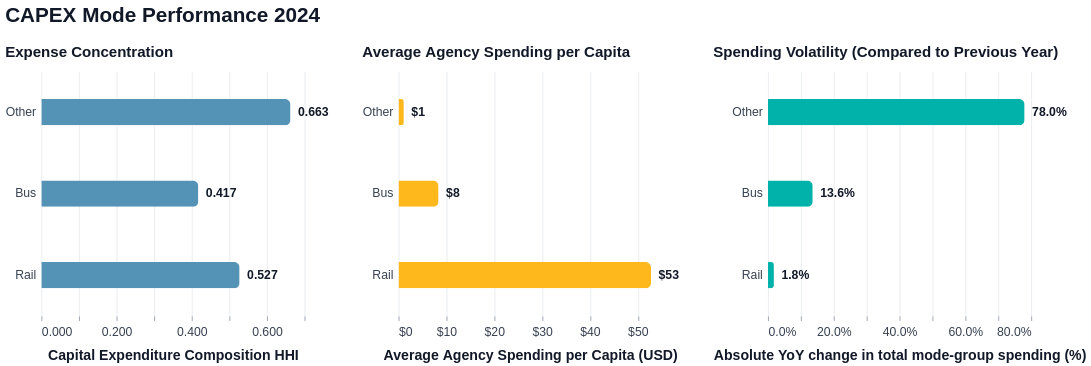

Notebook code for this chart:
### Code cell
scorecard = df_capex[df_capex["year"] == 2024].drop_duplicates("mode_group")

capex_scorecard = mode_report_chart.plot_scorecard(
    scorecard,
    metrics=["hhi", "per_capita", "volatility"],
    group_column="mode_group",
    titles=[
        "Expense Concentration",
        "Average Agency Spending per Capita",
        "Spending Volatility (Compared to Previous Year)",
    ],
    x_labels=[
        "Capital Expenditure Composition HHI",
        "Average Agency Spending per Capita (USD)",
        "Absolute YoY change in total mode-group spending (%)",
    ],
    formats=[".3f", "$,.0f", ".1%"],
    main_title="CAPEX Mode Performance 2024",
).configure_axis(**mode_report_chart.ALT_AXIS_CONFIG)

capex_scorecard

### Figure 1 — Vega specification as saved in the notebook (floating-point values rounded to 4 significant figures)
{"$schema": "https://vega.github.io/schema/vega/v6.json", "data": [{"name": "source_0"}, {"name": "data_1", "values": [{"mode_group": "Other", "hhi": 0.6626, "__index_level_0__": 8, "y_mode_group_sort_index": 0.0, "hhi_end": 0.6626, "hhi_start": 0.0}, {"mode_group": "Bus", "hhi": 0.4175, "__index_level_0__": 50, "y_mode_group_sort_index": 1.0, "hhi_end": 0.4175, "hhi_start": 0.0}, {"mode_group": "Rail", "hhi": 0.5272, "__index_level_0__": 543, "y_mode_group_sort_index": 2.0, "hhi_end": 0.5272, "hhi_start": 0.0}]}, {"name": "data_2", "values": [{"hhi": 0.6626, "mode_group": "Other"}, {"hhi": 0.4175, "mode_group": "Bus"}, {"hhi": 0.5272, "mode_group": "Rail"}]}, {"name": "source_1"}, {"name": "data_4", "values": [{"mode_group": "Other", "per_capita": 1.098, "__index_level_0__": 8, "y_mode_group_sort_index": 0.0, "per_capita_end": 1.098, "per_capita_start": 0.0}, {"mode_group": "Bus", "per_capita": 8.359, "__index_level_0__": 50, "y_mode_group_sort_index": 1.0, "per_capita_end": 8.359, "per_capita_start": 0.0}, {"mode_group": "Rail", "per_capita": 52.76, "__index_level_0__": 543, "y_mode_group_sort_index": 2.0, "per_capita_end": 52.76, "per_capita_start": 0.0}]}, {"name": "data_5", "values": [{"mode_group": "Other", "per_capita": 1.098}, {"mode_group": "Bus", "per_capita": 8.359}, {"mode_group": "Rail", "per_capita": 52.76}]}, {"name": "source_2"}, {"name": "data_7", "values": [{"mode_group": "Other", "volatility": 0.78, "__index_level_0__": 8, "y_mode_group_sort_index": 0.0, "volatility_end": 0.78, "volatility_start": 0.0}, {"mode_group": "Bus", "volatility": 0.136, "__index_level_0__": 50, "y_mode_group_sort_index": 1.0, "volatility_end": 0.136, "volatility_start": 0.0}, {"mode_group": "Rail", "volatility": 0.01801, "__index_level_0__": 543, "y_mode_group_sort_index": 2.0, "volatility_end": 0.01801, "volatility_start": 0.0}]}, {"name": "data_8", "values": [{"mode_group": "Other", "volatility": 0.78}, {"mode_group": "Bus", "volatility": 0.136}, {"mode_group": "Rail", "volatility": 0.01801}]}, {"name": "source_0_concat_0_y_domain_mode_group", "values": [{"mode_group": "Other", "sort_field": 0.0}, {"mode_group": "Bus", "sort_field": 1.0}, {"mode_group": "Rail", "sort_field": 2.0}]}, {"name": "source_1_concat_1_y_domain_mode_group", "values": [{"mode_group": "Other", "sort_field": 0.0}, {"mode_group": "Bus", "sort_field": 1.0}, {"mode_group": "Rail", "sort_field": 2.0}]}, {"name": "source_2_concat_2_y_domain_mode_group", "values": [{"mode_group": "Other", "sort_field": 0.0}, {"mode_group": "Bus", "sort_field": 1.0}, {"mode_group": "Rail", "sort_field": 2.0}]}], "signals": [{"name": "childWidth", "value": 280}], "marks": [{"type": "group", "name": "concat_0_group", "encode": {"update": {"width": {"signal": "childWidth"}, "height": {"signal": "height"}}}, "marks": [{"type": "group", "from": {"facet": {"data": "data_1", "name": "stack_group_concat_0_layer_0_main", "groupby": ["mode_group"], "aggregate": {"fields": ["hhi_start", "hhi_start", "hhi_end", "hhi_end"], "ops": ["min", "max", "min", "max"]}}}, "encode": {"update": {"height": {"value": 28}, "yc": {"field": "mode_group", "scale": "concat_0_y", "band": 0.5}, "cornerRadiusTopRight": {"value": 6}, "x2": {"signal": "max(scale('concat_0_x',datum[\"min_hhi_start\"]),scale('concat_0_x',datum[\"max_hhi_start\"]),scale('concat_0_x',datum[\"min_hhi_end\"]),scale('concat_0_x',datum[\"max_hhi_end\"]))"}, "clip": {"value": true}, "x": {"signal": "min(scale('concat_0_x',datum[\"min_hhi_start\"]),scale('concat_0_x',datum[\"max_hhi_start\"]),scale('concat_0_x',datum[\"min_hhi_end\"]),scale('concat_0_x',datum[\"max_hhi_end\"]))"}, "cornerRadiusBottomRight": {"value": 6}}}, "marks": [{"type": "group", "encode": {"update": {"height": {"field": {"signal": null, "datum": null, "group": "height", "parent": null}}, "x": {"field": {"signal": null, "datum": null, "group": "x", "parent": null}, "mult": -1}}}, "marks": [{"type": "rect", "name": "concat_0_layer_0_marks", "from": {"data": "stack_group_concat_0_layer_0_main"}, "encode": {"update": {"fill": {"value": "#5493B6"}, "x": {"field": "hhi_end", "scale": "concat_0_x"}, "tooltip": {"signal": "{\"mode_group\": isValid(datum[\"mode_group\"]) ? isArray(datum[\"mode_group\"]) ? join(datum[\"mode_group\"], '\\n') : datum[\"mode_group\"] : \"\"+datum[\"mode_group\"], \"Expense Concentration\": format(datum[\"hhi\"], \".3f\")}"}, "x2": {"field": "hhi_start", "scale": "concat_0_x"}, "height": {"field": {"signal": null, "datum": null, "group": "height", "parent": null}}}}, "style": ["bar"]}]}]}, {"type": "text", "name": "concat_0_layer_1_marks", "from": {"data": "data_2"}, "encode": {"update": {"align": {"value": "left"}, "font": {"value": "Century Gothic, Helvetica, Arial, sans-serif"}, "dx": {"value": 8}, "fontSize": {"value": 13}, "text": {"signal": "format(datum[\"hhi\"], \".3f\")"}, "y": {"field": "mode_group", "scale": "concat_0_y", "band": 0.5}, "x": {"field": "hhi", "scale": "concat_0_x"}, "fill": {"value": "#111827"}, "fontWeight": {"value": 600}, "baseline": {"value": "middle"}}}, "style": ["text"]}], "axes": [{"scale": "concat_0_x", "gridOpacity": 0.8, "gridColor": "#E5E7EB", "orient": "bottom", "maxExtent": 0, "labels": false, "ticks": false, "zindex": 0, "grid": true, "domain": false, "aria": false, "minExtent": 0, "tickCount": {"signal": "ceil(childWidth/40)"}, "gridScale": "concat_0_y"}, {"scale": "concat_0_x", "labelPadding": 6, "titleFont": "Arial", "zindex": 0, "labelColor": "#374151", "labelOverlap": true, "format": ".3f", "titleFontSize": 15, "tickColor": "#9CA3AF", "orient": "bottom", "labelFont": "Arial", "domainColor": "#9CA3AF", "labelFontWeight": 500, "titleColor": "#111827", "titlePadding": 10, "domain": false, "tickCount": {"signal": "ceil(childWidth/40)"}, "grid": false, "titleFontWeight": 600, "labelFlush": true, "labelFontSize": 13, "title": "Capital Expenditure Composition HHI"}, {"scale": "concat_0_y", "labelFontWeight": 500, "domain": false, "labelFont": "Arial", "labelFontSize": 13, "labelPadding": 6, "ticks": false, "zindex": 0, "grid": false, "orient": "left", "labelColor": "#374151"}], "title": {"text": "Expense Concentration", "anchor": "start", "subtitleFontSize": 12, "subtitleFont": "Century Gothic, Helvetica, Arial, sans-serif", "subtitleColor": "#374151", "subtitle": "", "font": "Century Gothic, Helvetica, Arial, sans-serif", "fontWeight": 600, "color": "#111827", "fontSize": 16, "offset": 12}, "style": "cell"}, {"type": "group", "name": "concat_1_group", "encode": {"update": {"height": {"signal": "height"}, "width": {"signal": "childWidth"}}}, "marks": [{"type": "group", "from": {"facet": {"data": "data_4", "name": "stack_group_concat_1_layer_0_main", "groupby": ["mode_group"], "aggregate": {"fields": ["per_capita_start", "per_capita_start", "per_capita_end", "per_capita_end"], "ops": ["min", "max", "min", "max"]}}}, "encode": {"update": {"clip": {"value": true}, "height": {"value": 28}, "cornerRadiusBottomRight": {"value": 6}, "yc": {"field": "mode_group", "scale": "concat_1_y", "band": 0.5}, "x2": {"signal": "max(scale('concat_1_x',datum[\"min_per_capita_start\"]),scale('concat_1_x',datum[\"max_per_capita_start\"]),scale('concat_1_x',datum[\"min_per_capita_end\"]),scale('concat_1_x',datum[\"max_per_capita_end\"]))"}, "cornerRadiusTopRight": {"value": 6}, "x": {"signal": "min(scale('concat_1_x',datum[\"min_per_capita_start\"]),scale('concat_1_x',datum[\"max_per_capita_start\"]),scale('concat_1_x',datum[\"min_per_capita_end\"]),scale('concat_1_x',datum[\"max_per_capita_end\"]))"}}}, "marks": [{"type": "group", "encode": {"update": {"x": {"field": {"signal": null, "datum": null, "group": "x", "parent": null}, "mult": -1}, "height": {"field": {"signal": null, "datum": null, "group": "height", "parent": null}}}}, "marks": [{"type": "rect", "name": "concat_1_layer_0_marks", "from": {"data": "stack_group_concat_1_layer_0_main"}, "encode": {"update": {"x2": {"field": "per_capita_start", "scale": "concat_1_x"}, "fill": {"value": "#FFB81C"}, "tooltip": {"signal": "{\"mode_group\": isValid(datum[\"mode_group\"]) ? isArray(datum[\"mode_group\"]) ? join(datum[\"mode_group\"], '\\n') : datum[\"mode_group\"] : \"\"+datum[\"mode_group\"], \"Average Agency Spending per Capita\": format(datum[\"per_capita\"], \"$,.0f\")}"}, "x": {"field": "per_capita_end", "scale": "concat_1_x"}, "height": {"field": {"signal": null, "datum": null, "group": "height", "parent": null}}}}, "style": ["bar"]}]}]}, {"type": "text", "name": "concat_1_layer_1_marks", "from": {"data": "data_5"}, "encode": {"update": {"x": {"field": "per_capita", "scale": "concat_1_x"}, "align": {"value": "left"}, "font": {"value": "Century Gothic, Helvetica, Arial, sans-serif"}, "fontSize": {"value": 13}, "fill": {"value": "#111827"}, "text": {"signal": "format(datum[\"per_capita\"], \"$,.0f\")"}, "fontWeight": {"value": 600}, "baseline": {"value": "middle"}, "y": {"field": "mode_group", "scale": "concat_1_y", "band": 0.5}, "dx": {"value": 8}}}, "style": ["text"]}], "axes": [{"scale": "concat_1_x", "gridColor": "#E5E7EB", "labels": false, "aria": false, "ticks": false, "orient": "bottom", "minExtent": 0, "zindex": 0, "gridScale": "concat_1_y", "maxExtent": 0, "domain": false, "grid": true, "tickCount": {"signal": "ceil(childWidth/40)"}, "gridOpacity": 0.8}, {"scale": "concat_1_x", "labelColor": "#374151", "zindex": 0, "format": "$,.0f", "labelFontSize": 13, "labelFontWeight": 500, "title": "Average Agency Spending per Capita (USD)", "labelFont": "Arial", "tickColor": "#9CA3AF", "titleFont": "Arial", "titleFontWeight": 600, "labelFlush": true, "tickCount": {"signal": "ceil(childWidth/40)"}, "domain": false, "orient": "bottom", "titlePadding": 10, "titleColor": "#111827", "labelOverlap": true, "labelPadding": 6, "domainColor": "#9CA3AF", "titleFontSize": 15, "grid": false}, {"scale": "concat_1_y", "orient": "left", "labelFontWeight": 500, "zindex": 0, "labelFontSize": 13, "labelColor": "#374151", "ticks": false, "labelPadding": 6, "labelFont": "Arial", "grid": false, "domain": false}], "title": {"text": "Average Agency Spending per Capita", "subtitleFont": "Century Gothic, Helvetica, Arial, sans-serif", "subtitleColor": "#374151", "anchor": "start", "subtitle": "", "fontWeight": 600, "fontSize": 16, "subtitleFontSize": 12, "color": "#111827", "font": "Century Gothic, Helvetica, Arial, sans-serif", "offset": 12}, "style": "cell"}, {"type": "group", "name": "concat_2_group", "encode": {"update": {"width": {"signal": "childWidth"}, "height": {"signal": "height"}}}, "marks": [{"type": "group", "from": {"facet": {"data": "data_7", "name": "stack_group_concat_2_layer_0_main", "groupby": ["mode_group"], "aggregate": {"fields": ["volatility_start", "volatility_start", "volatility_end", "volatility_end"], "ops": ["min", "max", "min", "max"]}}}, "encode": {"update": {"cornerRadiusTopRight": {"value": 6}, "yc": {"field": "mode_group", "scale": "concat_2_y", "band": 0.5}, "x": {"signal": "min(scale('concat_2_x',datum[\"min_volatility_start\"]),scale('concat_2_x',datum[\"max_volatility_start\"]),scale('concat_2_x',datum[\"min_volatility_end\"]),scale('concat_2_x',datum[\"max_volatility_end\"]))"}, "height": {"value": 28}, "cornerRadiusBottomRight": {"value": 6}, "x2": {"signal": "max(scale('concat_2_x',datum[\"min_volatility_start\"]),scale('concat_2_x',datum[\"max_volatility_start\"]),scale('concat_2_x',datum[\"min_volatility_end\"]),scale('concat_2_x',datum[\"max_volatility_end\"]))"}, "clip": {"value": true}}}, "marks": [{"type": "group", "encode": {"update": {"height": {"field": {"signal": null, "datum": null, "group": "height", "parent": null}}, "x": {"field": {"signal": null, "datum": null, "group": "x", "parent": null}, "mult": -1}}}, "marks": [{"type": "rect", "name": "concat_2_layer_0_marks", "from": {"data": "stack_group_concat_2_layer_0_main"}, "encode": {"update": {"x": {"field": "volatility_end", "scale": "concat_2_x"}, "height": {"field": {"signal": null, "datum": null, "group": "height", "parent": null}}, "fill": {"value": "#00B2A9"}, "x2": {"field": "volatility_start", "scale": "concat_2_x"}, "tooltip": {"signal": "{\"mode_group\": isValid(datum[\"mode_group\"]) ? isArray(datum[\"mode_group\"]) ? join(datum[\"mode_group\"], '\\n') : datum[\"mode_group\"] : \"\"+datum[\"mode_group\"], \"Spending Volatility (Compared to Previous Year)\": format(datum[\"volatility\"], \".1%\")}"}}}, "style": ["bar"]}]}]}, {"type": "text", "name": "concat_2_layer_1_marks", "from": {"data": "data_8"}, "encode": {"update": {"dx": {"value": 8}, "fontWeight": {"value": 600}, "y": {"field": "mode_group", "scale": "concat_2_y", "band": 0.5}, "font": {"value": "Century Gothic, Helvetica, Arial, sans-serif"}, "text": {"signal": "format(datum[\"volatility\"], \".1%\")"}, "fill": {"value": "#111827"}, "align": {"value": "left"}, "baseline": {"value": "middle"}, "x": {"field": "volatility", "scale": "concat_2_x"}, "fontSize": {"value": 13}}}, "style": ["text"]}], "axes": [{"scale": "concat_2_x", "grid": true, "labels": false, "maxExtent": 0, "minExtent": 0, "gridOpacity": 0.8, "ticks": false, "zindex": 0, "gridColor": "#E5E7EB", "aria": false, "tickCount": {"signal": "ceil(childWidth/40)"}, "domain": false, "orient": "bottom", "gridScale": "concat_2_y"}, {"scale": "concat_2_x", "orient": "bottom", "labelFontWeight": 500, "format": ".1%", "labelPadding": 6, "titlePadding": 10, "grid": false, "labelOverlap": true, "tickCount": {"signal": "ceil(childWidth/40)"}, "titleColor": "#111827", "labelFlush": true, "zindex": 0, "labelFont": "Arial", "tickColor": "#9CA3AF", "titleFontWeight": 600, "titleFont": "Arial", "domain": false, "title": "Absolute YoY change in total mode-group spending (%)", "labelColor": "#374151", "labelFontSize": 13, "titleFontSize": 15, "domainColor": "#9CA3AF"}, {"scale": "concat_2_y", "ticks": false, "orient": "left", "grid": false, "zindex": 0, "labelFontSize": 13, "domain": false, "labelColor": "#374151", "labelFont": "Arial", "labelFontWeight": 500, "labelPadding": 6}], "title": {"text": "Spending Volatility (Compared to Previous Year)", "subtitleColor": "#374151", "color": "#111827", "subtitleFont": "Century Gothic, Helvetica, Arial, sans-serif", "subtitle": "", "anchor": "start", "subtitleFontSize": 12, "fontSize": 16, "font": "Century Gothic, Helvetica, Arial, sans-serif", "offset": 12, "fontWeight": 600}, "style": "cell"}], "scales": [{"name": "concat_0_x", "type": "linear", "domain": {"fields": [{"data": "data_1", "field": "hhi_start"}, {"data": "data_1", "field": "hhi_end"}, {"data": "data_2", "field": "hhi"}]}, "range": [0, {"signal": "childWidth"}], "nice": true, "zero": true}, {"name": "concat_0_y", "type": "band", "domain": {"data": "source_0_concat_0_y_domain_mode_group", "field": "mode_group", "sort": {"op": "max", "field": "sort_field"}}, "range": [0, {"signal": "height"}], "paddingOuter": 0.05, "paddingInner": 0.1}, {"name": "concat_1_x", "type": "linear", "domain": {"fields": [{"data": "data_4", "field": "per_capita_start"}, {"data": "data_4", "field": "per_capita_end"}, {"data": "data_5", "field": "per_capita"}]}, "range": [0, {"signal": "childWidth"}], "nice": true, "zero": true}, {"name": "concat_1_y", "type": "band", "domain": {"data": "source_1_concat_1_y_domain_mode_group", "field": "mode_group", "sort": {"op": "max", "field": "sort_field"}}, "range": [0, {"signal": "height"}], "paddingInner": 0.1, "paddingOuter": 0.05}, {"name": "concat_2_x", "type": "linear", "domain": {"fields": [{"data": "data_7", "field": "volatility_start"}, {"data": "data_7", "field": "volatility_end"}, {"data": "data_8", "field": "volatility"}]}, "range": [0, {"signal": "childWidth"}], "nice": true, "zero": true}, {"name": "concat_2_y", "type": "band", "domain": {"data": "source_2_concat_2_y_domain_mode_group", "field": "mode_group", "sort": {"op": "max", "field": "sort_field"}}, "range": [0, {"signal": "height"}], "paddingOuter": 0.05, "paddingInner": 0.1}], "title": {"text": "CAPEX Mode Performance 2024", "color": "#111827", "fontSize": 22, "fontWeight": 700, "font": "Century Gothic, Helvetica, Arial, sans-serif", "anchor": "start", "offset": 20}, "height": 260, "layout": {"padding": 35, "bounds": "full", "align": "each"}, "config": {"axis": {"domainColor": "#9CA3AF", "grid": false, "labelColor": "#374151", "labelFont": "Arial", "labelFontSize": 13, "labelFontWeight": 500, "labelPadding": 6, "tickColor": "#9CA3AF", "titleColor": "#111827", "titleFont": "Arial", "titleFontSize": 15, "titleFontWeight": 600, "titlePadding": 10}, "style": {"cell": {"strokeWidth": 0}, "group-title": {"font": "Century Gothic, Helvetica, Arial, sans-serif"}}}, "padding": 5, "background": "white"}
